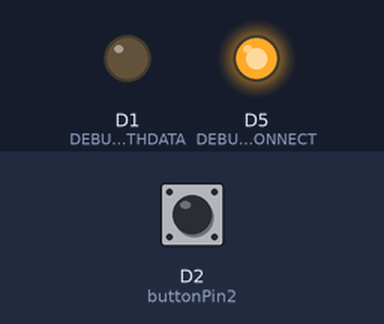
A sketch run on a simulated ESP8266 (NodeMCU). Shown: output pins drawn as LEDs (lit = HIGH). The inputs (shaded band) are chosen by the test bench; at power-on: D2 (buttonPin2) LOW. WiFi joins after 1.5 s; servers stay silent unless stated; not simulated (calls return 0 or success): WiFiClientSecureAxTLS.h; what the sketch prints to the serial monitor is not drawn.

Above: at 0.1 s.
At 0.6 s:
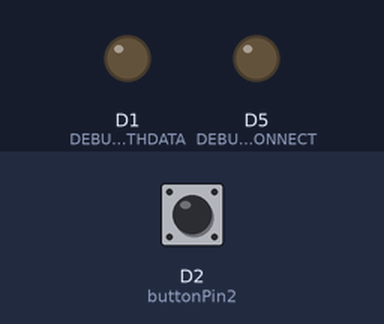
Timing chart, 0 to 2.5 s (numbered marks = the images above):
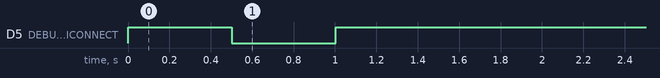

The sketch:

limitD2_firebase_GSheet.ino
```cpp
#include <ESP8266WiFi.h>
#include <FirebaseArduino.h>
#include <WiFiClientSecureAxTLS.h>

// Config Firebase
#define FIREBASE_HOST "virpj-5c808.firebaseio.com"
#define FIREBASE_AUTH "rNtv49Y7HgtJOrXB58V0C2uYY9MMEN0EPsRJjV7s"

// Config connect WiFi
#define WIFI_SSID "WiFi-NU"
#define WIFI_PASSWORD ""
//#define WIFI_SSID "Lee"
//#define WIFI_PASSWORD "60315241"

#define buttonPin2 D2
int buttonPushCounter2 = 0;   // counter for the number of button presses

int buttonState2 = 0;         // current state of the button

int lastButtonState2 = 0;     // previous state of the button


#define DEBUG_WIFICONNECT 14
#define DEBUG_PUTHDATA 5
// Config time


int dst = 0;

void setup() {
  pinMode(buttonPin2, INPUT);

  pinMode(DEBUG_WIFICONNECT, OUTPUT);
  pinMode(DEBUG_PUTHDATA, OUTPUT);


  Serial.begin(9600);

  WiFi.mode(WIFI_STA);
  // connect to wifi.
  WiFi.begin(WIFI_SSID, WIFI_PASSWORD);
  Serial.print("connecting");

  while (WiFi.status() != WL_CONNECTED) {
    Serial.print(".");
    digitalWrite(DEBUG_WIFICONNECT, !digitalRead(DEBUG_WIFICONNECT));
    delay(500);
  }
  digitalWrite(DEBUG_WIFICONNECT, HIGH);
  Serial.println();
  Serial.print("connected: ");
  Serial.println(WiFi.localIP());


  Firebase.begin(FIREBASE_HOST, FIREBASE_AUTH);
}

void loop() {
  GG_ScriptSheet();
 delay(2000);
}
  void GG_ScriptSheet(){
//   YOUR SCRIPT = https://script.google.com/macros/s/AKfycbz4CVaou29qqDCnrqdTSt51oMFEpprCAS1fQXBGSsKoQY-FsduO/exec
  // U can test script by fill:   /?&FIELD1=16&FIELD2=18
  axTLS::WiFiClientSecure client;
  const char* HOST = "script.google.com";
  const char* GScriptId = "AKfycbz4CVaou29qqDCnrqdTSt51oMFEpprCAS1fQXBGSsKoQY-FsduO";

  buttonState2 = digitalRead(buttonPin2);
    // compare the buttonState to its previous state
    if (buttonState2 != lastButtonState2) {
      // if the state has changed, increment the counter
      if (buttonState2 == HIGH) {
        // if the current state is HIGH then the button went from off to on:
        buttonPushCounter2++;

      } else {
      }
    }
    lastButtonState2 = buttonState2;

//   String data1 = ""+ String(buttonState)+ ", "+  String(buttonPushCounter) + "";
//   Serial.println(data1);


  Serial.println(buttonState2);

 Serial.println(buttonPushCounter2);


  Firebase.set("LM2/buttonState2",buttonState2);
  Firebase.set("LM2/buttonPushCounter2",buttonPushCounter2);
  String url32 = String("/macros/s/") + GScriptId + "/exec?&FIELD1="+(String) buttonState2 + "&FIELD2="+(String) buttonPushCounter2;;
  Serial.print("Client.Connecting...");

  if (client.connect(HOST, 443)) {
    client.println("GET " + String(url32) + " HTTP/1.0"); //HTTP/1.0 OK sent LINEnotify and GoogleSheet
    client.println("Host: " + String(HOST));
    client.println("User-Agent: ESP8266\r\n");
    client.println("Connection: close\r\n\r\n");
    //client.println(true ? "" : "Connection: close\r\n");
    //client.println("Content-Type: application/x-www-form-urlencoded");
    client.println("Content-Type: application/json");
    //2client.println("Connection: close");
    client.println("Content-Length: " + String(url32.length()));
    client.println();
    //client.println(postData);
    client.print("\r\n\r\n");
    Serial.print("Response...");
  }
  Serial.println("OK !!!");
}
```
